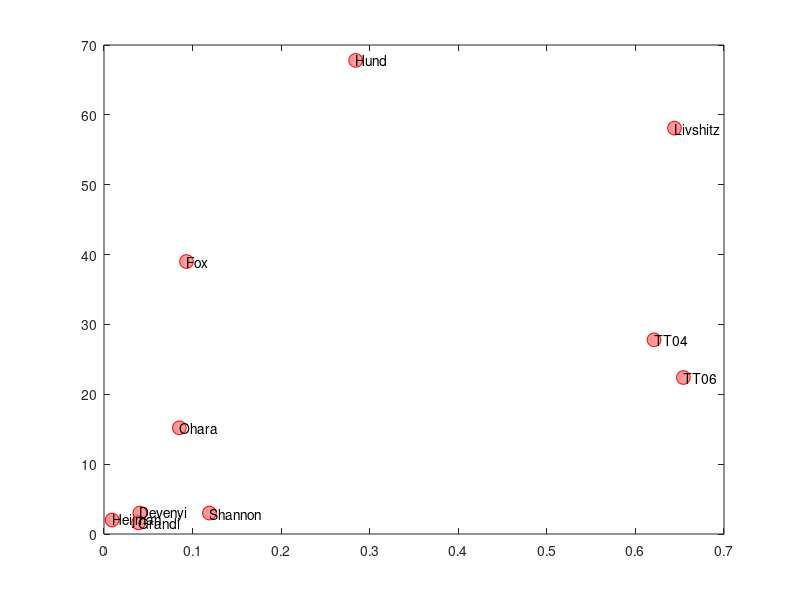

Reproduce this figure in MATLAB. (Note: this script raises an error after producing the figure.)
%% Figure S9: Additional correlation plots 

%%%%%%%%%%%%%%%%%%%%%%%%%%%%%%%%%%%%%%%%%%%%%%%%%%%%%%%%%%%%%%%%%%%%%%%%%%%
%--- "Slow delayed rectifier current protects ventricular myocytes from
% arrhythmic dynamics across multiple species: a computational study" ---%

% By: Varshneya,Devenyi,Sobie 
% For questions, please contact Dr.Eric A Sobie -> eric.sobie@mssm.edu 
% or put in a pull request or open an issue on the github repository:
% https://github.com/meeravarshneya1234/IKs_stabilizes_APs.git. 

%--- Note:
% Results displayed in manuscript were run using MATLAB 2016a on a 64bit
% Intel Processor. For exact replication of figures it is best to use these
% settings.
%%%%%%%%%%%%%%%%%%%%%%%%%%%%%%%%%%%%%%%%%%%%%%%%%%%%%%%%%%%%%%%%%%%%%%%%%%%

%--------------------------------------------------------------------------
%% Figure S8A
%--- Description of Figure:
% The scaling factor (ICaL factor) by which the calcium current was
% increased does not correlate with the levels of Iks. Since the baseline
% ICaL magnitude differed between models, the ICaL factor did not provide a
% fair basis of comparison. To compare susceptibility to EADs, we
% integrated the ICaL waveform at the level just under the EAD threshold as
% depicted in Figures 4 & 5.

%---: Functions required to run this part :---%
% inject_current_program.m - runs injection simulation using parfor loop
% reformat_data.m - reformats the data collected from inject_current_program
%--------------------------------------------------------------------------
%%
modelnames = {'Fox','Hund','Heijman','Shannon','Livshitz','Devenyi','TT04','TT06','Ohara','Grandi'};
load('data.mat')
IKs_Fraction = cell2mat(cellfun(@(x) datatable.(x).IKs_Fraction,modelnames,'UniformOutput',0));
ICaL_Factor = [39 67.8 2 3 58.1 3 27.8 22.4 15.2 1.6]; % values obtained from Figure4.m and FigureS6.m.

figure 
plot(IKs_Fraction,ICaL_Factor,'o','MarkerSize',10,...
    'MarkerEdgeColor','red',...
    'MarkerFaceColor',[1 .6 .6])
text(IKs_Fraction,ICaL_Factor, modelnames);
h=lsline;
xlabel('IKs Fraction')
ylabel('ICaL Factor')
title('Figure S9A')
set(gca,'FontSize',12,'FontWeight','bold')

%% Figure S8B
%--- Description of Figure:
% The percent change in APD between the APD when 0.1 A/F inward current was
% injected into the models and the baseline APD was calculated and compared
% with the levels of IKs. This shows that models with low IKs are much more
% susceptible to APD prolongation when an arbitrary inward current is
% injected as compared to models with high IKs.

%---: Functions required to run this part :---%
% inject_current_program.m - runs injection simulation using parfor loop
% reformat_data.m - reformats the data collected from inject_current_program
%--------------------------------------------------------------------------
%%
%---- Set Up Simulation ----%
modelnames = {'Fox','Hund','Livshitz','Devenyi','Shannon','TT04','TT06','Ohara','Grandi'};
% options - 'Fox', 'Hund', 'Livshitz','Devenyi','Shannon','TT04','TT06','Grandi','Ohara'

celltypes = {'','','','','','endo','endo','endo','endo'}; 
% size should be same as model_name, enter one for each model
% options only available for human models as follows
% TT04, TT06, Ohara - 'epi', 'endo', 'mid'
% Grandi - 'epi', 'endo'

settings.PCL =1000 ;  % Interval bewteen stimuli,[ms]
settings.stim_delay = 100 ; % Time the first stimulus, [ms]
settings.stim_dur = 2 ; % Stimulus duration
amps = [36.4,32.2,35,30.9,35,25,22.6,32.2,20.6]; % Stimulus amplitude (see Table S1 for details) 
settings.nBeats = 100 ; % Number of beats to simulate 
settings.numbertokeep =1;% Determine how many beats to keep. 1 = last beat, 2 = last two beats
settings.steady_state = 1;% 1 - run steady state conditions 0 - do not run steady state conditions 
settings.Inject = [0 0.1]; %amount of current to inject 

%---- Run Simulation ----%

for i = 1:length(modelnames) 
    settings.model_name = modelnames{i};
    settings.celltype = celltypes{i};
    settings.stim_amp = amps(i);
    X = inject_current_program(settings);    
    Xnew = reformat_data(X,length(settings.Inject));  
    
    APDs = cell2mat(Xnew.APDs);
    change(i) =(APDs(2) - APDs(1))/APDs(1);
end 

% Heijman model sims 
X = FigureS9Heijman();
Xnew = reformat_data(X,1);
APDs = cell2mat(Xnew.APDs);
change_Heijman = (APDs(2) - APDs(1))/APDs(1);

%---- Plot Correlation ----%
change = [change(1:2) change_Heijman change(3:end)]; %percent change in APD between the APD when 0.1 A/F inward current and baseline APD
models = {'Fox','Hund','Heijman','Livshitz','Devenyi','Shannon','TT04','TT06','Ohara','Grandi'};
figure 
plot(IKs_Fraction,change,'o','MarkerSize',10,...
    'MarkerEdgeColor','red',...
    'MarkerFaceColor',[1 .6 .6])
text(IKs_Fraction,change, models);
h=lsline;
xlabel('IKs Fraction')
title('Figure S9B')
ylabel('%Change in APD at 0.1 A/F Inject')
set(gca,'FontSize',12,'FontWeight','bold')